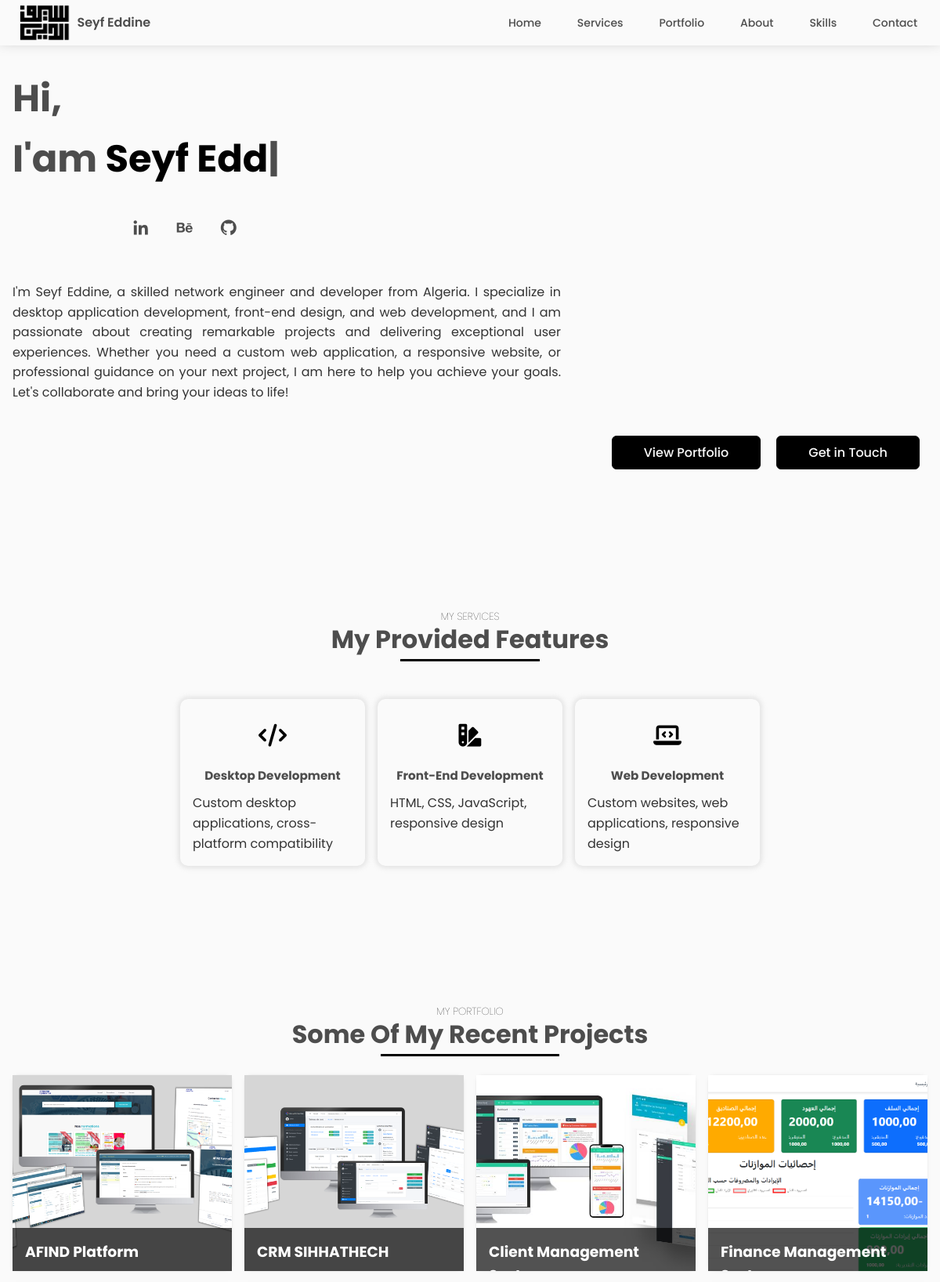
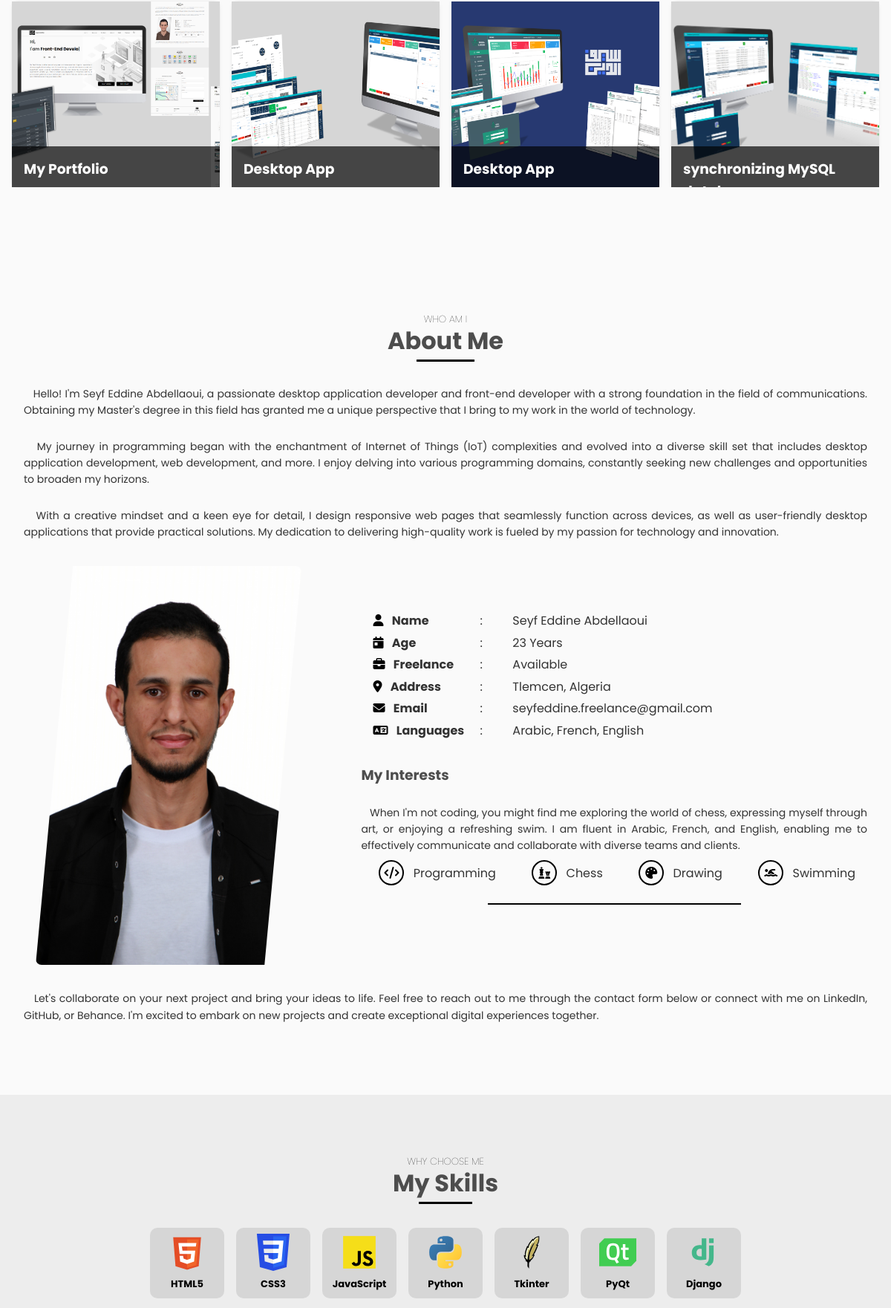
The page / (upper part) on the database its author committed (2 pictures, top to bottom).
### portfolio/models.py (models this page shows, shortened)
class Service(models.Model):
    name = models.CharField(max_length=50)
    description = models.TextField(blank=True)
    icons = models.TextField(null=True)
    is_available = models.BooleanField(default=True)

class Project(models.Model):
    title = models.CharField(max_length=100)
    description = models.TextField(null=True, blank=True)
    image = models.ImageField(upload_to='projects/images/')
    url = models.URLField(blank=True)
    github_url = models.URLField(blank=True)
    services = models.ManyToManyField(Service, related_name='projects', blank=True)
    skills = models.ManyToManyField(Skill, related_name='projects', blank=True)
    keywords = models.ManyToManyField(Keyword, related_name='projects', blank=True)
    duration = models.CharField(max_length=100,  null=True, blank=True)
    project_date = models.DateField(default=timezone.now, null=True)
    is_featured = models.BooleanField(default=False)
    status = models.CharField(max_length=20, choices=[
        ('in_progress', 'In Progress'),
        ('completed', 'Completed'),
        ('on_hold', 'On Hold'),
    ], default='in_progress')
    views = models.PositiveIntegerField(default=0)

class Skill(models.Model):
    name = models.CharField(max_length=50)
    description = models.TextField(null=True)
    image = models.FileField(
        upload_to='skills/images/',
        validators=[FileExtensionValidator(allowed_extensions=['jpg', 'jpeg', 'png', 'gif', 'svg'])]
    )

### portfolio/views.py (the view)
# urls.py: 2. Add a URL to urlpatterns:  path('', views.home, name='home')
def home(request):
    services = Service.objects.filter(is_available=True)
    projects = Project.objects.all()
    skills = Skill.objects.all()
    content = {
        'services': services,
        'projects': projects,
        'skills': skills,
    }
    return render(request, 'index.html', content)

### portfolio/templates/index.html (shortened to what this page needs)
{% extends "base.html" %}
{% block content %}
    {% include "home.html" %}
    {% include "services.html" %}
    {% include "projects_section.html" %}
    {% include "about_section.html" %}
    {% include "skills.html" %}
{% endblock %}

### portfolio/templates/services.html
{% if services %}
<section class="services section" id="services">
    <h5 class="section-subtitle">My Services</h5>
    <h2 class="section-title">My Provided Features</h2>
    <div class="container">
        <p class="text"></p>
        <div class="services-div">
            {% for service in services %}
            <div class="services-card">
                <div class="services-icon">
                    {{ service.icons|safe }}
                </div>
                <h3 class="">{{ service.name }}</h3>
                <p class="">{{ service.description|safe  }}</p>
            </div>
            {% endfor %}
        </div>
    </div>
</section>
{% endif %}

### portfolio/templates/projects_section.html (shortened to what this page needs)
<section class="projects section" id="projects">
    <h5 class="section-subtitle">My Portfolio</h5>
    <h2 class="section-title">Some of My Recent Projects</h2>
    <div class="container">
        {% if projects %}
            {% for project in projects %}
            <article class="projects-card">
                <img src="{{ project.image.url }}" alt="{{ project.title }}" class="projects-img">
                <div class="projects-content">
                    <h3 class="projects-title"><a href="{% url 'project_detail' project.id %}">{{ project.title }}</a></h3>
                    <p class="projects-description">{{ project.description|truncatewords:20 }}</p>
                </div>
            </article>
            {% endfor %}
        {% else %}
        <p>No projects available.</p>
        {% endif %}
    </div>
</section>

### portfolio/templates/skills.html
{% if skills %}
<section class="skills section" id="skills">
    <h5 class="section-subtitle">Why Choose Me</h5>
    <h2 class="section-title">My Skills</h2>
    <div class="container">
        {% for skill in skills %}
        <div class="skills-card">
            <img class="skills-img" style="max-width: 100px;" src="{{ skill.image.url }}" alt="{{ skill.name }} logo">
            <h5 class="skills-name">{{ skill.name }}</h5>
        </div>
        {% endfor %}
    </div>
</section>
{% endif %}

### static/css/styles.css (style rules this page uses)
:root { --first-color: hsl(0, 0%, 0%); --title-color: hsl(0, 0%, 30%); --text-color: hsl(0, 0%, 20%); --text-color-light: hsl(0, 0%, 80%); --body-color: hsl(0, 0%, 98%); --container-color: hsl(0, 0%, 93%); --container-color-light: hsl(0, 0%, 84%); --body-font: 'Poppins', sans-serif; --big-font-size: 3rem; --h1-font-size: 2.5rem; --h2-font-size: 2rem; --h3-font-size: 1.5rem; --normal-font-size: 1rem; --small-font-size: .875rem; --smaller-font-size: .813rem; --font-medium: 500; --font-semi-bold: 600; --mb-1: .5rem; --mb-2: 1rem; --mb-3: 1.5rem; --mb-4: 2rem; --mb-5: 2.5rem; --mb-6: 3rem; --z-back: -10; --z-normal: 1; --z-tooltip: 10; --z-fixed: 100; --nav-height: 3rem; }
html { scroll-behavior: smooth; }
body { min-height: 100vh; background-color: var(--body-color); color: var(--text-color); font-family: var(--body-font); font-size: var(--normal-font-size); line-height: 1.6; }
h1, h2, h3, h4, h5, h6 { color: var(--title-color); }
p { color: var(--text-color); font-size: var(--normal-font-size); }
a { text-decoration: none; }
img, video { display: block; max-width: 100%; height: auto; }
.section { width: 100%; margin: var(--mb-1) auto; padding-top: calc(var(--nav-height) + 2rem); padding-bottom: calc(var(--nav-height) + 2rem); }
.section-title { position: relative; max-width: 1024px; max-width: fit-content; margin: 0 auto var(--mb-3); font-size: var(--h2-font-size); color: var(--title-color); text-align: center; text-transform: capitalize; }
.section-title::after { content: ''; position: relative; display: block; margin: auto; width: 40%; width: 50%; height: 0.18rem; background: var(--first-color); bottom: 0; }
.section-subtitle { max-width: 1024px; margin: 0 auto -.5rem; font-size: var(--smaller-font-size); font-weight: 100; color: var(--first-color); text-align: center; }
.text { text-align: justify; font-size: var(--small-font-size); padding: var(--mb-1) 0; }
.container { max-width: 1200px; margin: 0 auto; padding: 0 var(--mb-2); }
.services-div { display: flex; flex-wrap: wrap; justify-content: center; align-content: center; align-items: stretch; }
.services-card { width: 100%; max-width: 236px; display: flex; flex-wrap: nowrap; flex-direction: column; align-content: center; align-items: center; gap: 10px; font-size: var(--smaller-font-size); margin: var(--mb-1); padding: var(--mb-2); box-shadow: #acacac55 0px 0px 7px 2px; border-radius: 10px; transition: 1.5s; }
.services-icon { width: 60px; height: 60px; position: relative; display: flex; justify-content: center; align-items: center; color: var(--first-color); }
.services-icon .fas { font-size: 1.8rem; }
.skills.section { background-color: var(--container-color); }
.skills .container { max-width: 920px; display: flex; flex-wrap: wrap; align-content: center; justify-content: center; align-items: stretch; }
.skills-card { width: 100px; display: flex; flex-direction: column; align-items: center; gap: var(--mb-1); padding: var(--mb-1); margin: var(--mb-1); background-color: var(--container-color-light); border-radius: 10px; justify-content: space-between; }
img.skills-img { width: 50px; height: 50px; }
.skills-card .skills-name { font-size: var(--smaller-font-size); color: var(--first-color); }
.section-subtitle { text-transform: uppercase; }
.projects .container { display: flex; flex-wrap: wrap; justify-content: center; gap: var(--mb-2); }
.projects-card { width: 100%; max-width: 280px; position: relative; overflow: hidden; box-shadow: 0px 0px 6px -5px var(--first-color); background-color: var(--container-color-light); }
.projects-img { width: 100%; height: 250px; object-fit: cover; }
.projects-content { width: 100%; height: -webkit-fill-available; position: absolute; bottom: 0; background-color: hsl(0deg 0% 0% / 68%); padding: var(--mb-2); color: white; transition: 0.8s ease; transform: translateY(78%); }
.projects-title { margin-bottom: var(--mb-1); }
.projects-title a { color: #FFFFFF; text-decoration: none; }
.projects-description { color: #FFFFFF; font-size: var(--smaller-font-size); margin-bottom: var(--mb-1); }

### rows shown on the page
Service: name "Desktop Development", description "Custom desktop applications, cross-platform compatibility"
Service: name "Front-End Development", description "HTML, CSS, JavaScript, responsive design"
Service: name "Web Development", description "Custom websites, web applications, responsive design"
Project: image (picture), title "AFIND Platform"
Project: image (picture), title "CRM SIHHATHECH"
Project: image (picture), title "Client Management…"
Project: image (picture), title "Finance Management…"
Project: image (picture), title "My Portfolio"
Project: image (picture), title "Desktop App"
Project: image (picture), title "Desktop App"
Project: image (picture), title "synchronizing MySQL…"
Skill: image (picture), name "HTML5"
Skill: image (picture), name "CSS3"
Skill: image (picture), name "JavaScript"
Skill: image (picture), name "Python"
Skill: image (picture), name "Tkinter"
Skill: image (picture), name "PyQt"
Skill: image (picture), name "Django"
